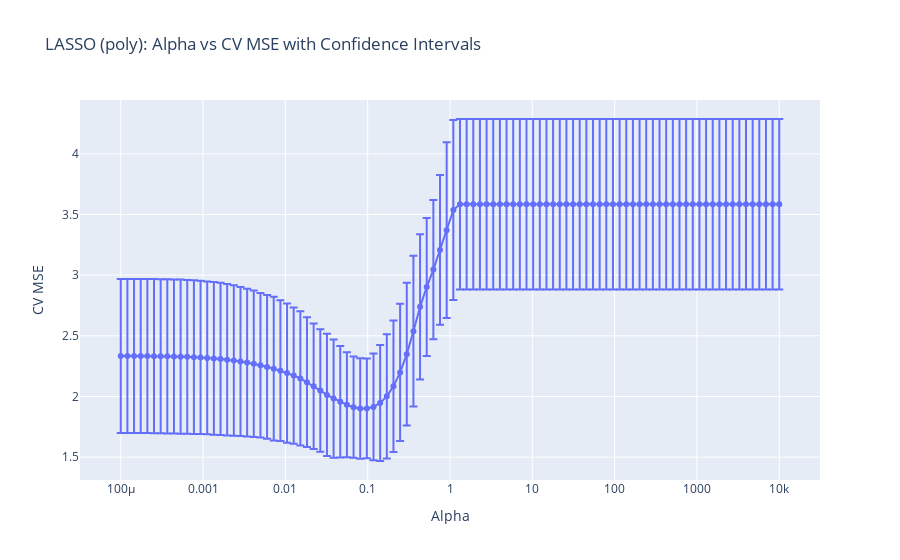

Here is the notebook cell this chart was saved with:
### Code cell
# Generate plot for alpha vs MSE with CI
print("Selected Alpha for LASSO (poly):", lasso_2.named_steps['lassocv'].alpha_)
alpha_values_2 = lasso_2.named_steps['lassocv'].alphas_
cv_scores_2 = lasso_2.named_steps['lassocv'].mse_path_.mean(axis=1)  # Mean across CV folds (axis=1 for folds)
# Calculate confidence intervals (standard error across CV folds)
cv_std_2 = lasso_2.named_steps['lassocv'].mse_path_.std(axis=1)  # Standard deviation across CV folds
df_cv_2 = pd.DataFrame({
    'Alpha': alpha_values_2,
    'CV_MSE': cv_scores_2,
    'CV_STD': cv_std_2
})
# Create figure with error bars
fig2 = go.Figure()
fig2.add_trace(go.Scatter(
    x=df_cv_2['Alpha'],
    y=np.sqrt(df_cv_2['CV_MSE']),
    error_y=dict(type='data', array=np.sqrt(df_cv_2['CV_STD']), visible=True),
    mode='lines+markers',
    name='LASSO (poly) CV MSE'
))
fig2.update_layout(
    title='LASSO (poly): Alpha vs CV MSE with Confidence Intervals',
    xaxis_title='Alpha',
    yaxis_title='CV MSE',
    xaxis_type='log'
)
fig2.show()
